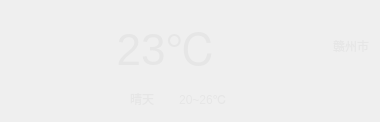
    <widget class="QWidget" name="widget02" native="true">
     <property name="styleSheet">
      <string notr="true">color:rgb(230, 230, 230);</string>
     </property>
     <layout class="QGridLayout" name="gridLayout_2">
      <item row="0" column="0" rowspan="2">
       <widget class="QLabel" name="labelWeathericon">
        <property name="minimumSize">
         <size>
          <width>100</width>
          <height>100</height>
         </size>
        </property>
        <property name="maximumSize">
         <size>
          <width>100</width>
          <height>100</height>
         </size>
        </property>
        <property name="text">
         <string/>
        </property>
        <property name="pixmap">
         <pixmap resource="res.qrc">:/res/晴.png</pixmap>
        </property>
        <property name="scaledContents">
         <bool>true</bool>
        </property>
       </widget>
      </item>
      <item row="1" column="1">
       <widget class="QLabel" name="labelWeathertype">
        <property name="minimumSize">
         <size>
          <width>50</width>
          <height>20</height>
         </size>
        </property>
        <property name="maximumSize">
         <size>
          <width>50</width>
          <height>20</height>
         </size>
        </property>
        <property name="text">
         <string>晴天</string>
        </property>
        <property name="alignment">
         <set>Qt::AlignmentFlag::AlignCenter</set>
        </property>
       </widget>
      </item>
      <item row="1" column="5">
       <spacer name="horizontalSpacer">
        <property name="orientation">
         <enum>Qt::Orientation::Horizontal</enum>
        </property>
        <property name="sizeHint" stdset="0">
         <size>
          <width>89</width>
          <height>20</height>
         </size>
        </property>
       </spacer>
      </item>
      <item row="0" column="4" colspan="2">
       <widget class="QLabel" name="labelCity">
        <property name="minimumSize">
         <size>
          <width>100</width>
          <height>20</height>
         </size>
        </property>
        <property name="maximumSize">
         <size>
          <width>60</width>
          <height>20</height>
         </size>
        </property>
        <property name="text">
         <string>赣州市</string>
        </property>
        <property name="alignment">
         <set>Qt::AlignmentFlag::AlignRight|Qt::AlignmentFlag::AlignTrailing|Qt::AlignmentFlag::AlignVCenter</set>
        </property>
       </widget>
      </item>
      <item row="0" column="1" colspan="2">
       <widget class="QLabel" name="labelTemp">
        <property name="minimumSize">
         <size>
          <width>100</width>
          <height>0</height>
         </size>
        </property>
        <property name="maximumSize">
         <size>
          <width>100</width>
          <height>16777215</height>
         </size>
        </property>
        <property name="font">
         <font>
          <pointsize>33</pointsize>
         </font>
        </property>
        <property name="text">
         <string>23℃</string>
        </property>
        <property name="alignment">
         <set>Qt::AlignmentFlag::AlignCenter</set>
        </property>
       </widget>
      </item>
      <item row="1" column="2" colspan="3">
       <widget class="QLabel" name="labelTempRange">
        <property name="minimumSize">
         <size>
          <width>60</width>
          <height>20</height>
         </size>
        </property>
        <property name="maximumSize">
         <size>
          <width>60</width>
          <height>20</height>
         </size>
        </property>
        <property name="text">
         <string>20~26℃</string>
        </property>
        <property name="alignment">
         <set>Qt::AlignmentFlag::AlignCenter</set>
        </property>
       </widget>
      </item>
      <item row="0" column="3">
       <spacer name="horizontalSpacer_2">
        <property name="orientation">
         <enum>Qt::Orientation::Horizontal</enum>
        </property>
        <property name="sizeHint" stdset="0">
         <size>
          <width>40</width>
          <height>20</height>
         </size>
        </property>
       </spacer>
      </item>
     </layout>
    </widget>
